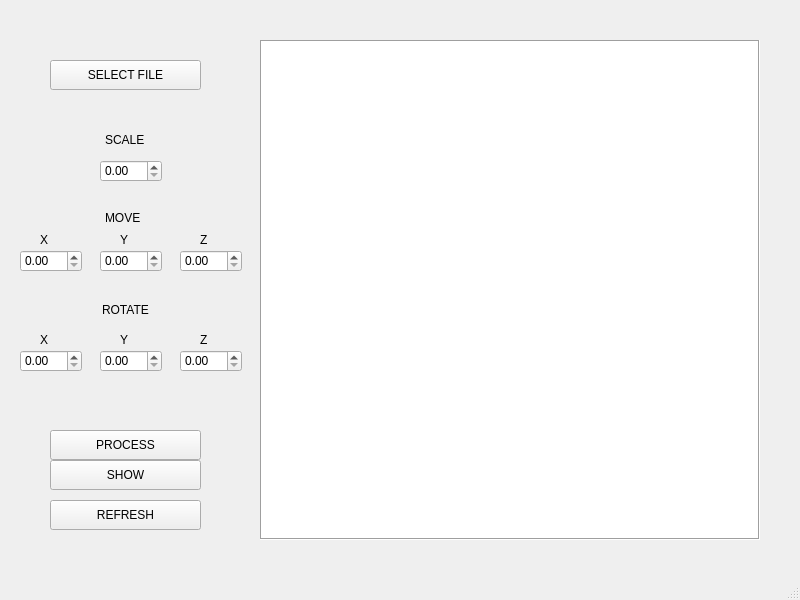
<?xml version="1.0" encoding="UTF-8"?>
<ui version="4.0">
 <class>MainWindow</class>
 <widget class="QMainWindow" name="MainWindow">
  <property name="geometry">
   <rect>
    <x>0</x>
    <y>0</y>
    <width>800</width>
    <height>600</height>
   </rect>
  </property>
  <property name="windowTitle">
   <string>MainWindow</string>
  </property>
  <widget class="QWidget" name="centralwidget">
   <widget class="QLabel" name="label_2">
    <property name="geometry">
     <rect>
      <x>105</x>
      <y>130</y>
      <width>41</width>
      <height>21</height>
     </rect>
    </property>
    <property name="text">
     <string>&lt;html&gt;&lt;head/&gt;&lt;body&gt;&lt;p&gt;SCALE&lt;/p&gt;&lt;/body&gt;&lt;/html&gt;</string>
    </property>
   </widget>
   <widget class="QLabel" name="label_4">
    <property name="geometry">
     <rect>
      <x>102</x>
      <y>300</y>
      <width>50</width>
      <height>21</height>
     </rect>
    </property>
    <property name="text">
     <string>&lt;html&gt;&lt;head/&gt;&lt;body&gt;&lt;p&gt;ROTATE&lt;/p&gt;&lt;/body&gt;&lt;/html&gt;</string>
    </property>
   </widget>
   <widget class="QPushButton" name="buttonSelectFile">
    <property name="geometry">
     <rect>
      <x>50</x>
      <y>60</y>
      <width>151</width>
      <height>30</height>
     </rect>
    </property>
    <property name="text">
     <string>SELECT FILE</string>
    </property>
   </widget>
   <widget class="QLabel" name="label_3">
    <property name="geometry">
     <rect>
      <x>105</x>
      <y>210</y>
      <width>40</width>
      <height>16</height>
     </rect>
    </property>
    <property name="text">
     <string>&lt;html&gt;&lt;head/&gt;&lt;body&gt;&lt;p&gt;MOVE&lt;/p&gt;&lt;/body&gt;&lt;/html&gt;</string>
    </property>
   </widget>
   <widget class="QGraphicsView" name="graphicsView">
    <property name="geometry">
     <rect>
      <x>260</x>
      <y>40</y>
      <width>500</width>
      <height>500</height>
     </rect>
    </property>
    <property name="frameShape">
     <enum>QFrame::Box</enum>
    </property>
    <property name="backgroundBrush">
     <brush brushstyle="NoBrush">
      <color alpha="255">
       <red>255</red>
       <green>255</green>
       <blue>255</blue>
      </color>
     </brush>
    </property>
    <property name="foregroundBrush">
     <brush brushstyle="CrossPattern">
      <color alpha="255">
       <red>15</red>
       <green>13</green>
       <blue>6</blue>
      </color>
     </brush>
    </property>
   </widget>
   <widget class="QDoubleSpinBox" name="spinBoxMoveX">
    <property name="geometry">
     <rect>
      <x>20</x>
      <y>250</y>
      <width>62</width>
      <height>22</height>
     </rect>
    </property>
   </widget>
   <widget class="QDoubleSpinBox" name="spinBoxMoveY">
    <property name="geometry">
     <rect>
      <x>100</x>
      <y>250</y>
      <width>62</width>
      <height>22</height>
     </rect>
    </property>
   </widget>
   <widget class="QDoubleSpinBox" name="spinBoxMoveZ">
    <property name="geometry">
     <rect>
      <x>180</x>
      <y>250</y>
      <width>62</width>
      <height>22</height>
     </rect>
    </property>
   </widget>
   <widget class="QLabel" name="label_5">
    <property name="geometry">
     <rect>
      <x>40</x>
      <y>230</y>
      <width>41</width>
      <height>21</height>
     </rect>
    </property>
    <property name="text">
     <string>&lt;html&gt;&lt;head/&gt;&lt;body&gt;&lt;p&gt;X&lt;/p&gt;&lt;/body&gt;&lt;/html&gt;</string>
    </property>
   </widget>
   <widget class="QLabel" name="label_6">
    <property name="geometry">
     <rect>
      <x>120</x>
      <y>230</y>
      <width>31</width>
      <height>21</height>
     </rect>
    </property>
    <property name="text">
     <string>&lt;html&gt;&lt;head/&gt;&lt;body&gt;&lt;p&gt;Y&lt;/p&gt;&lt;/body&gt;&lt;/html&gt;</string>
    </property>
   </widget>
   <widget class="QLabel" name="label_7">
    <property name="geometry">
     <rect>
      <x>200</x>
      <y>230</y>
      <width>31</width>
      <height>21</height>
     </rect>
    </property>
    <property name="text">
     <string>&lt;html&gt;&lt;head/&gt;&lt;body&gt;&lt;p&gt;Z&lt;/p&gt;&lt;/body&gt;&lt;/html&gt;</string>
    </property>
   </widget>
   <widget class="QLabel" name="label_8">
    <property name="geometry">
     <rect>
      <x>120</x>
      <y>330</y>
      <width>31</width>
      <height>21</height>
     </rect>
    </property>
    <property name="text">
     <string>&lt;html&gt;&lt;head/&gt;&lt;body&gt;&lt;p&gt;Y&lt;/p&gt;&lt;/body&gt;&lt;/html&gt;</string>
    </property>
   </widget>
   <widget class="QDoubleSpinBox" name="spinBoxRotateZ">
    <property name="geometry">
     <rect>
      <x>180</x>
      <y>350</y>
      <width>62</width>
      <height>22</height>
     </rect>
    </property>
   </widget>
   <widget class="QLabel" name="label_9">
    <property name="geometry">
     <rect>
      <x>200</x>
      <y>330</y>
      <width>31</width>
      <height>21</height>
     </rect>
    </property>
    <property name="text">
     <string>&lt;html&gt;&lt;head/&gt;&lt;body&gt;&lt;p&gt;Z&lt;/p&gt;&lt;/body&gt;&lt;/html&gt;</string>
    </property>
   </widget>
   <widget class="QLabel" name="label_10">
    <property name="geometry">
     <rect>
      <x>40</x>
      <y>330</y>
      <width>41</width>
      <height>21</height>
     </rect>
    </property>
    <property name="text">
     <string>&lt;html&gt;&lt;head/&gt;&lt;body&gt;&lt;p&gt;X&lt;/p&gt;&lt;/body&gt;&lt;/html&gt;</string>
    </property>
   </widget>
   <widget class="QDoubleSpinBox" name="spinBoxRotateX">
    <property name="geometry">
     <rect>
      <x>20</x>
      <y>350</y>
      <width>62</width>
      <height>22</height>
     </rect>
    </property>
   </widget>
   <widget class="QDoubleSpinBox" name="spinBoxRotateY">
    <property name="geometry">
     <rect>
      <x>100</x>
      <y>350</y>
      <width>62</width>
      <height>22</height>
     </rect>
    </property>
   </widget>
   <widget class="QPushButton" name="buttonProgress">
    <property name="geometry">
     <rect>
      <x>50</x>
      <y>430</y>
      <width>151</width>
      <height>30</height>
     </rect>
    </property>
    <property name="text">
     <string>PROCESS</string>
    </property>
   </widget>
   <widget class="QDoubleSpinBox" name="spinBoxScale">
    <property name="geometry">
     <rect>
      <x>100</x>
      <y>160</y>
      <width>62</width>
      <height>22</height>
     </rect>
    </property>
   </widget>
   <widget class="QPushButton" name="buttonRefresh">
    <property name="geometry">
     <rect>
      <x>50</x>
      <y>500</y>
      <width>151</width>
      <height>30</height>
     </rect>
    </property>
    <property name="text">
     <string>REFRESH</string>
    </property>
   </widget>
   <widget class="QPushButton" name="buttonShow">
    <property name="geometry">
     <rect>
      <x>50</x>
      <y>460</y>
      <width>151</width>
      <height>30</height>
     </rect>
    </property>
    <property name="text">
     <string>SHOW</string>
    </property>
   </widget>
  </widget>
  <widget class="QStatusBar" name="statusbar"/>
 </widget>
 <resources/>
 <connections/>
</ui>
